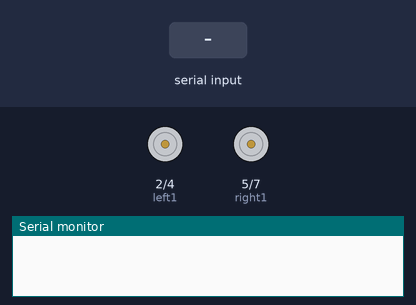
A sketch run on a simulated Arduino Uno, built with avr-gcc and run on an emulated ATmega328P. Shown: motor-driver pin pairs drawn as motors (green arrow = first pin HIGH = forward, orange = second pin HIGH = backward, longer = more drive, scaled by the enable pin), the last lines printed to the serial monitor. The inputs (shaded band) are chosen by the test bench.

Above: at 1.2 s.
1.3 s: "F" received over Serial
At 2.2 s:
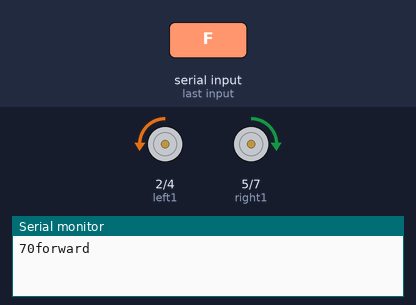
3.0 s: "B" received over Serial
At 3.5 s:
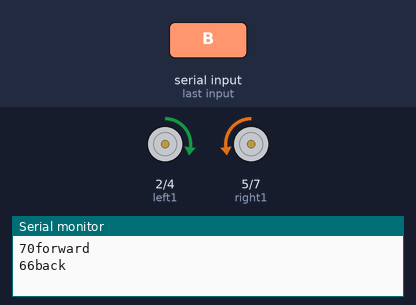
4.7 s: "R" received over Serial
At 6.0 s:
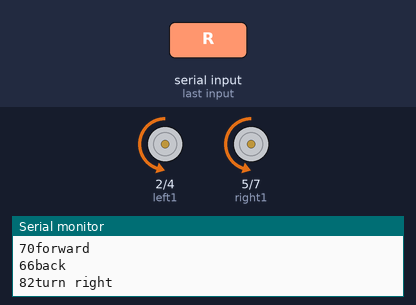
6.4 s: "L" received over Serial
At 7.3 s:
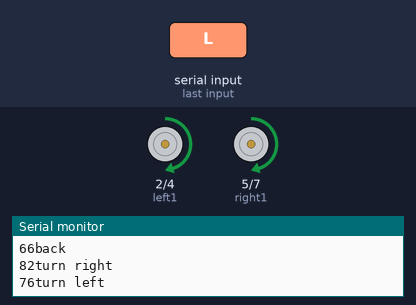
8.1 s: "S" received over Serial
At 8.25 s:
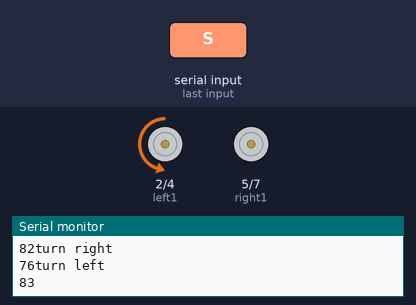
Timing chart, 0 to 11.0 s (numbered marks = the images above; inputs shaded):
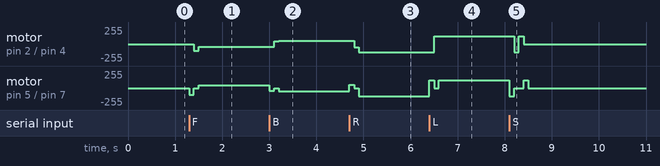

Measured:
- after the input at 1.3 s, motor on pin 2 (left1) / pin 4 (left2): stopped → backward 100/255 after 0.10 s, → backward 40/255 0.10 s later; motor on pin 5 (right1) / pin 7 (right2): stopped → backward 100/255 at once, → stopped 0.10 s later, → forward 40/255 0.10 s later
- after the input at 3.0 s, motor on pin 2 (left1) / pin 4 (left2): backward 40/255 → forward 40/255 after 0.10 s, → forward 50/255 0.10 s later; motor on pin 5 (right1) / pin 7 (right2): forward 40/255 → backward 40/255 at once, → stopped 0.10 s later, → backward 50/255 0.10 s later
- after the input at 4.7 s, motor on pin 2 (left1) / pin 4 (left2): forward 50/255 → backward 50/255 after 0.10 s, → backward 120/255 0.10 s later; motor on pin 5 (right1) / pin 7 (right2): backward 50/255 → forward 50/255 at once, → stopped 0.10 s later, → backward 120/255 0.10 s later
- after the input at 6.4 s, motor on pin 2 (left1) / pin 4 (left2): backward 120/255 → forward 120/255 after 0.10 s; motor on pin 5 (right1) / pin 7 (right2): backward 120/255 → forward 120/255 at once, → stopped 0.10 s later, → forward 120/255 0.10 s later
- after the input at 8.1 s, motor on pin 2 (left1) / pin 4 (left2): forward 120/255 → backward 120/255 after 0.10 s, → forward 120/255 0.10 s later, → stopped 0.10 s later; motor on pin 5 (right1) / pin 7 (right2): forward 120/255 → backward 120/255 at once, → stopped 0.10 s later, → forward 120/255 0.20 s later, → stopped 0.10 s later

The sketch:

myROOMGA.ino
```cpp
int left1 = 2;
int leftPWM = 3;
int left2 = 4;
int status_left = 0; //if CW

int right1 = 5;
int rightPWM = 6;
int right2 = 7;
int status_right = 0;//if CW

int val;

void setup(){
  Serial.begin(9600);
  pinMode(left1,OUTPUT);
  pinMode(leftPWM,OUTPUT);
  pinMode(left2,OUTPUT);
  pinMode(right1,OUTPUT);
  pinMode(rightPWM,OUTPUT);
  pinMode(right2,OUTPUT);

  //NO PWM when testing
  //digitalWrite(leftPWM,HIGH);
  //digitalWrite(rightPWM,HIGH);
  analogWrite(leftPWM,100);
  analogWrite(rightPWM,100);
}

int delay_t = 2000;
int delay_tt = 500;

void loop(){
 if(Serial.available()>0){ //データが来たら
    val=Serial.read();    //データを読み込み、valへ代入

 Serial.print(val);
  rightBrake();
  leftBrake();

  if(val=='F'){
    forward();
    Serial.println("forward");
  }else if(val=='B'){
    back();
    Serial.println("back");
  } else if(val=='R'){
    turnRight();
    Serial.println("turn right");
  } else if(val=='L'){
    turnLeft();
    Serial.println("turn left");
  } else if(val =='S'){
    leftBrake();
    rightBrake();
  }
}
  /*
  leftCW();
  delay(delay_t);
  leftCCW();
  delay(delay_t);
  leftBrake();

  rightCW();
  delay(delay_t);
  rightCCW();
  delay(delay_t);
  rightBrake();
  */
}

//TODO:引数にはPWMの値をとる
void leftCW(){
  digitalWrite(left1,HIGH);
  digitalWrite(left2,LOW);
  status_left = 0;
}

void leftCCW(){
  digitalWrite(left1,LOW);
  digitalWrite(left2,HIGH);
  status_left = 1;
}

void leftBrake(){
if(status_left == 0){
  leftCCW();
  delay(100);
  digitalWrite(left1,LOW);
  digitalWrite(left2,LOW);
  } else if(status_left == 1){
  leftCW();
  delay(100);
   digitalWrite(left1,LOW);
   digitalWrite(left2,LOW);
 } else {
   digitalWrite(left1,LOW);
   digitalWrite(left2,LOW);
 }
}

void rightCW(){
  digitalWrite(right1,HIGH);
  digitalWrite(right2,LOW);
  status_right=0;
}

void rightCCW(){
  digitalWrite(right1,LOW);
  digitalWrite(right2,HIGH);
  status_right=1;
}

void rightBrake(){
if(status_right == 0){
  rightCCW();
  delay(100);
  digitalWrite(right1,LOW);
  digitalWrite(right2,LOW);
  } else if(status_right == 1){
  rightCW();
  delay(100);
  digitalWrite(right1,LOW);
  digitalWrite(right2,LOW);
 } else {
   digitalWrite(right1,LOW);
   digitalWrite(right2,LOW);
 }
}

void back(){
  analogWrite(leftPWM,50);
  analogWrite(rightPWM,50);
  leftCW();
  rightCCW();
}

void forward(){
  analogWrite(leftPWM,40);
  analogWrite(rightPWM,40);
  leftCCW();
  rightCW();
}

void turnLeft(){
  analogWrite(leftPWM,120);
  analogWrite(rightPWM,120);
  leftCW();
  rightCW();
}


void turnRight(){
  analogWrite(leftPWM,120);
  analogWrite(rightPWM,120);
  leftCCW();
  rightCCW();
}
```
